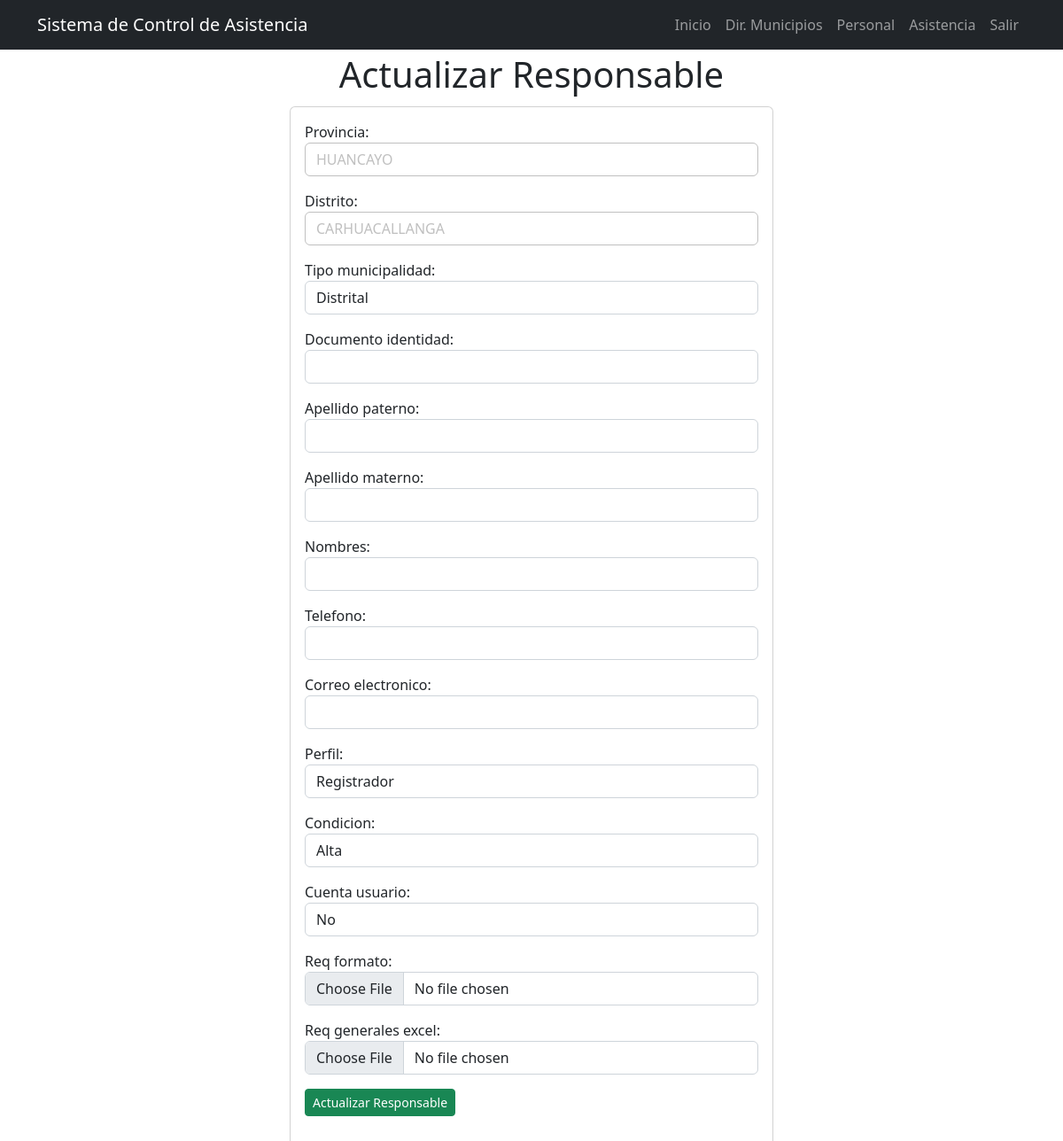
/filiacion/1/ (signed in), run on the app's committed database.
### filiacion/models.py (models this page shows, shortened)
class Filiacion(models.Model):
    TIPO_MUNICIPALIDAD = [
                ('Provincial', 'Provincial'),
                ('Distrital', 'Distrital'),
            ]
    PERFIL = [
                ('Administrador', 'Administrador'),
                ('Registrador', 'Registrador'),
            ]
    CONDICION = [
                    ('Alta', 'Alta'),
                    ('Baja', 'Baja'),
                ]
    CUENTA_USUARIO = [
                    ('Si', 'Si'),
                    ('No', 'No'),
                    ('Espera respuesta MINSA', 'Espera respuesta MINSA'),
                ]
    provincia = models.CharField(max_length=100,null=True, blank=True)
    distrito = models.CharField(max_length=100,null=True, blank=True)
    tipo_municipalidad = models.CharField(choices=TIPO_MUNICIPALIDAD, max_length=100, null=True, blank=True)
    documento_identidad = models.CharField(max_length=100,null=True, blank=True)
    apellido_paterno = models.CharField(max_length=100,null=True, blank=True)
    apellido_materno = models.CharField(max_length=200,null=True, blank=True)
    nombres = models.CharField(max_length=200,null=True, blank=True)
    telefono = models.CharField(max_length=200,null=True, blank=True)
    correo_electronico = models.CharField(max_length=200,null=True, blank=True)
    perfil = models.CharField(choices=PERFIL,max_length=100,null=True, blank=True)
    condicion = models.CharField(choices=CONDICION,max_length=100,null=True, blank=True)
    cuenta_usuario = models.CharField(choices=CUENTA_USUARIO,max_length=100,null=True, blank=True)
    contraseña_usuario = models.CharField(max_length=100,null=True, blank=True)
    req_formato = models.FileField(upload_to="filiacion/formato/",null=True, blank=True)
    dateTimeOfUpload_req_formato = models.DateTimeField(auto_now = True,null=True, blank=True)
    req_generales_excel = models.FileField(upload_to="filiacion/excel/",null=True, blank=True)
    dateTimeOfUpload_generales_excel = models.DateTimeField(auto_now = True,null=True, blank=True)

### filiacion/views.py (the view, shortened to what this page needs)
# urls.py: path('filiacion/<int:filiacion_id>/', views.filiacion_detail, name='filiacion_detail'),
@login_required
def filiacion_detail(request, filiacion_id):
    if request.method == 'GET':
        filiacion = get_object_or_404(Filiacion, pk=filiacion_id)
        form = FiliacionForm(instance=filiacion)
        context = {
            'filiacion': filiacion,
            'form': form
        }
        return render(request, 'filiacion_detail.html', context)

### filiacion/templates/filiacion_detail.html (shortened to what this page needs)
{% extends 'base.html' %}
{% block content %}
<main class="container">
  <div class="row">
    <div class="col-md-6 offset-md-3 text-center py-1">
      <h1>Actualizar Responsable</h1>
    </div>
    <div class="col-md-6 offset-md-3">
      <section class="card card-body">
        <div class="row">
            <form method="POST" enctype="multipart/form-data">
                {{form.as_p}}
                <button class="btn btn-success btn-sm">
                  Actualizar Responsable
                </button>
            </form>
          </div>
      </section>
    </div>
  </div>
</main>
{% endblock %}

### data on the page
Filiacion: provincia "HUANCAYO", distrito "CARHUACALLANGA", tipo_municipalidad "Distrital", perfil "Registrador", condicion "Alta", cuenta_usuario "No"
